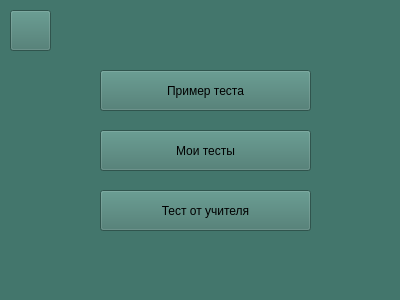
<?xml version="1.0" encoding="UTF-8"?>
<ui version="4.0">
 <class>Form</class>
 <widget class="QWidget" name="Form">
  <property name="geometry">
   <rect>
    <x>0</x>
    <y>0</y>
    <width>400</width>
    <height>300</height>
   </rect>
  </property>
  <property name="minimumSize">
   <size>
    <width>400</width>
    <height>300</height>
   </size>
  </property>
  <property name="maximumSize">
   <size>
    <width>400</width>
    <height>300</height>
   </size>
  </property>
  <property name="windowTitle">
   <string>Form</string>
  </property>
  <property name="styleSheet">
   <string notr="true">background-color: #43766C</string>
  </property>
  <widget class="QPushButton" name="backBtn">
   <property name="geometry">
    <rect>
     <x>10</x>
     <y>10</y>
     <width>41</width>
     <height>41</height>
    </rect>
   </property>
   <property name="styleSheet">
    <string notr="true">background-color: #F8FAE5;
font: 13pt &quot;MS Sans Serif&quot;;
color: #B19470;
font-weight: 600;
border-radius: 8px;
border: 2px solid #B19470;
padding: 5px 15px;
margin-top: 0px;
outline: 0px;
hover: { background-color: red };
pressed: { background-color: rgb(0, 255, 0)}</string>
   </property>
   <property name="text">
    <string/>
   </property>
   <property name="icon">
    <iconset>
     <normaloff>../pictures/icon6.png</normaloff>../pictures/icon6.png</iconset>
   </property>
  </widget>
  <widget class="QPushButton" name="exampleBtn">
   <property name="geometry">
    <rect>
     <x>100</x>
     <y>70</y>
     <width>211</width>
     <height>41</height>
    </rect>
   </property>
   <property name="styleSheet">
    <string notr="true">background-color: #F8FAE5;
font: 13pt &quot;MS Sans Serif&quot;;
color: #B19470;
font-weight: 600;
border-radius: 8px;
border: 2px solid #B19470;
margin-top: 0px;
outline: 0px;
hover: { background-color: red };
pressed: { background-color: rgb(0, 255, 0)}</string>
   </property>
   <property name="text">
    <string>Пример теста</string>
   </property>
  </widget>
  <widget class="QPushButton" name="myTestsBtn">
   <property name="geometry">
    <rect>
     <x>100</x>
     <y>130</y>
     <width>211</width>
     <height>41</height>
    </rect>
   </property>
   <property name="styleSheet">
    <string notr="true">background-color: #F8FAE5;
font: 13pt &quot;MS Sans Serif&quot;;
color: #B19470;
font-weight: 600;
border-radius: 8px;
border: 2px solid #B19470;
margin-top: 0px;
outline: 0px;
hover: { background-color: red };
pressed: { background-color: rgb(0, 255, 0)}</string>
   </property>
   <property name="text">
    <string>Мои тесты</string>
   </property>
  </widget>
  <widget class="QPushButton" name="teachersTestBtn">
   <property name="geometry">
    <rect>
     <x>100</x>
     <y>190</y>
     <width>211</width>
     <height>41</height>
    </rect>
   </property>
   <property name="styleSheet">
    <string notr="true">background-color: #F8FAE5;
font: 13pt &quot;MS Sans Serif&quot;;
color: #B19470;
font-weight: 600;
border-radius: 8px;
border: 2px solid #B19470;
margin-top: 0px;
outline: 0px;
hover: { background-color: red };
pressed: { background-color: rgb(0, 255, 0)}</string>
   </property>
   <property name="text">
    <string>Тест от учителя</string>
   </property>
  </widget>
 </widget>
 <resources/>
 <connections/>
</ui>
